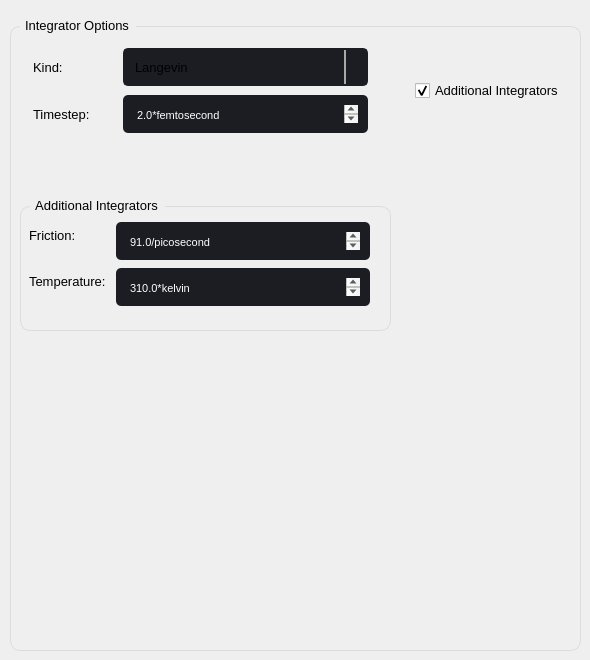
                          <widget class="QWidget" name="tab_2">
                           <attribute name="title">
                            <string>Integrator</string>
                           </attribute>
                           <widget class="QGroupBox" name="groupBox_5">
                            <property name="geometry">
                             <rect>
                              <x>10</x>
                              <y>10</y>
                              <width>571</width>
                              <height>641</height>
                             </rect>
                            </property>
                            <property name="font">
                             <font>
                              <family>Segoe UI</family>
                              <pointsize>10</pointsize>
                             </font>
                            </property>
                            <property name="styleSheet">
                             <string notr="true">QGroupBox {
  
  border: 1px solid rgb(220, 220, 220);
  border-radius: 10px;
  padding: 4px;
  margin-top: 16px;
}

QGroupBox::title {
  subcontrol-origin: margin;
  subcontrol-position: top left;
  left: 10px;
  padding-left: 3px;
  padding-right: 5px;
  padding-top: 8px;
  padding-bottom: 16px;
}

QGroupBox::indicator {
  margin-left: 2px;
  height: 16px;
  width: 16px;
}</string>
                            </property>
                            <property name="title">
                             <string>Integrator Options</string>
                            </property>
                            <widget class="QGroupBox" name="Additional_Integrator_groupBox">
                             <property name="geometry">
                              <rect>
                               <x>10</x>
                               <y>180</y>
                               <width>371</width>
                               <height>141</height>
                              </rect>
                             </property>
                             <property name="font">
                              <font>
                               <family>Segoe UI</family>
                               <pointsize>10</pointsize>
                              </font>
                             </property>
                             <property name="styleSheet">
                              <string notr="true">QGroupBox {
  
  border: 1px solid rgb(220, 220, 220);
  border-radius: 10px;
  padding: 4px;
  margin-top: 16px;
}

QGroupBox::title {
  subcontrol-origin: margin;
  subcontrol-position: top left;
  left: 10px;
  padding-left: 3px;
  padding-right: 5px;
  padding-top: 8px;
  padding-bottom: 16px;
}

QGroupBox::indicator {
  margin-left: 2px;
  height: 16px;
  width: 16px;
}

QWidget:disabled {
  background-color: #19232D;
  color: #787878;
  selection-background-color: #14506E;
  selection-color: #787878;
}

</string>
                             </property>
                             <property name="title">
                              <string>Additional Integrators</string>
                             </property>
                             <widget class="QWidget" name="formLayoutWidget_3">
                              <property name="geometry">
                               <rect>
                                <x>9</x>
                                <y>30</y>
                                <width>341</width>
                                <height>88</height>
                               </rect>
                              </property>
                              <layout class="QFormLayout" name="formLayout_3">
                               <item row="0" column="0">
                                <widget class="QLabel" name="label_13">
                                 <property name="font">
                                  <font>
                                   <pointsize>10</pointsize>
                                  </font>
                                 </property>
                                 <property name="text">
                                  <string>Friction: </string>
                                 </property>
                                </widget>
                               </item>
                               <item row="1" column="0">
                                <widget class="QLabel" name="label_14">
                                 <property name="font">
                                  <font>
                                   <pointsize>10</pointsize>
                                  </font>
                                 </property>
                                 <property name="text">
                                  <string>Temperature: </string>
                                 </property>
                                </widget>
                               </item>
                               <item row="0" column="1">
                                <widget class="QTextEdit" name="friction_textEdit">
                                 <property name="minimumSize">
                                  <size>
                                   <width>0</width>
                                   <height>38</height>
                                  </size>
                                 </property>
                                 <property name="maximumSize">
                                  <size>
                                   <width>16777215</width>
                                   <height>38</height>
                                  </size>
                                 </property>
                                 <property name="font">
                                  <font>
                                   <family>Segoe UI</family>
                                  </font>
                                 </property>
                                 <property name="styleSheet">
                                  <string notr="true">QTextEdit {
	background-color: rgb(27, 29, 35);
	border-radius: 5px;
	padding: 10px;
	
	color: rgb(255, 255, 255);
}
QTextEdit:hover {
	border: 2px solid rgb(64, 71, 88);
}
QTextEdit:focus {
	border: 2px solid rgb(91, 101, 124);
}</string>
                                 </property>
                                 <property name="html">
                                  <string>&lt;!DOCTYPE HTML PUBLIC &quot;-//W3C//DTD HTML 4.0//EN&quot; &quot;http://www.w3.org/TR/REC-html40/strict.dtd&quot;&gt;
&lt;html&gt;&lt;head&gt;&lt;meta name=&quot;qrichtext&quot; content=&quot;1&quot; /&gt;&lt;style type=&quot;text/css&quot;&gt;
p, li { white-space: pre-wrap; }
&lt;/style&gt;&lt;/head&gt;&lt;body style=&quot; font-family:'Segoe UI'; font-size:8.25pt; font-weight:400; font-style:normal;&quot;&gt;
&lt;p style=&quot; margin-top:0px; margin-bottom:0px; margin-left:0px; margin-right:0px; -qt-block-indent:0; text-indent:0px;&quot;&gt;&lt;span style=&quot; font-family:'MS Shell Dlg 2';&quot;&gt;91.0/picosecond&lt;/span&gt;&lt;/p&gt;&lt;/body&gt;&lt;/html&gt;</string>
                                 </property>
                                </widget>
                               </item>
                               <item row="1" column="1">
                                <widget class="QTextEdit" name="temperature_textEdit">
                                 <property name="minimumSize">
                                  <size>
                                   <width>0</width>
                                   <height>38</height>
                                  </size>
                                 </property>
                                 <property name="maximumSize">
                                  <size>
                                   <width>16777215</width>
                                   <height>38</height>
                                  </size>
                                 </property>
                                 <property name="font">
                                  <font>
                                   <family>Segoe UI</family>
                                  </font>
                                 </property>
                                 <property name="styleSheet">
                                  <string notr="true">QTextEdit {
	background-color: rgb(27, 29, 35);
	border-radius: 5px;
	padding: 10px;
	
	color: rgb(255, 255, 255);
}
QTextEdit:hover {
	border: 2px solid rgb(64, 71, 88);
}
QTextEdit:focus {
	border: 2px solid rgb(91, 101, 124);
}</string>
                                 </property>
                                 <property name="html">
                                  <string>&lt;!DOCTYPE HTML PUBLIC &quot;-//W3C//DTD HTML 4.0//EN&quot; &quot;http://www.w3.org/TR/REC-html40/strict.dtd&quot;&gt;
&lt;html&gt;&lt;head&gt;&lt;meta name=&quot;qrichtext&quot; content=&quot;1&quot; /&gt;&lt;style type=&quot;text/css&quot;&gt;
p, li { white-space: pre-wrap; }
&lt;/style&gt;&lt;/head&gt;&lt;body style=&quot; font-family:'Segoe UI'; font-size:8.25pt; font-weight:400; font-style:normal;&quot;&gt;
&lt;p style=&quot; margin-top:0px; margin-bottom:0px; margin-left:0px; margin-right:0px; -qt-block-indent:0; text-indent:0px;&quot;&gt;&lt;span style=&quot; font-family:'MS Shell Dlg 2';&quot;&gt;310.0*kelvin&lt;/span&gt;&lt;/p&gt;&lt;/body&gt;&lt;/html&gt;</string>
                                 </property>
                                </widget>
                               </item>
                              </layout>
                             </widget>
                            </widget>
                            <widget class="QWidget" name="gridLayoutWidget_3">
                             <property name="geometry">
                              <rect>
                               <x>20</x>
                               <y>30</y>
                               <width>341</width>
                               <height>101</height>
                              </rect>
                             </property>
                             <layout class="QGridLayout" name="gridLayout">
                              <property name="leftMargin">
                               <number>3</number>
                              </property>
                              <property name="topMargin">
                               <number>4</number>
                              </property>
                              <property name="rightMargin">
                               <number>3</number>
                              </property>
                              <property name="bottomMargin">
                               <number>4</number>
                              </property>
                              <property name="horizontalSpacing">
                               <number>6</number>
                              </property>
                              <property name="verticalSpacing">
                               <number>0</number>
                              </property>
                              <item row="3" column="1">
                               <widget class="QTextEdit" name="integrator_time_step">
                                <property name="sizePolicy">
                                 <sizepolicy hsizetype="Expanding" vsizetype="Expanding">
                                  <horstretch>0</horstretch>
                                  <verstretch>0</verstretch>
                                 </sizepolicy>
                                </property>
                                <property name="minimumSize">
                                 <size>
                                  <width>0</width>
                                  <height>38</height>
                                 </size>
                                </property>
                                <property name="maximumSize">
                                 <size>
                                  <width>16777215</width>
                                  <height>38</height>
                                 </size>
                                </property>
                                <property name="font">
                                 <font>
                                  <family>Segoe UI</family>
                                  <pointsize>10</pointsize>
                                 </font>
                                </property>
                                <property name="styleSheet">
                                 <string notr="true">QTextEdit {
	background-color: rgb(27, 29, 35);
	border-radius: 5px;
	padding: 10px;
	
	color: rgb(255, 255, 255);
}
QTextEdit:hover {
	border: 2px solid rgb(64, 71, 88);
}
QTextEdit:focus {
	border: 2px solid rgb(91, 101, 124);
}</string>
                                </property>
                                <property name="html">
                                 <string>&lt;!DOCTYPE HTML PUBLIC &quot;-//W3C//DTD HTML 4.0//EN&quot; &quot;http://www.w3.org/TR/REC-html40/strict.dtd&quot;&gt;
&lt;html&gt;&lt;head&gt;&lt;meta name=&quot;qrichtext&quot; content=&quot;1&quot; /&gt;&lt;style type=&quot;text/css&quot;&gt;
p, li { white-space: pre-wrap; }
&lt;/style&gt;&lt;/head&gt;&lt;body style=&quot; font-family:'Segoe UI'; font-size:10pt; font-weight:400; font-style:normal;&quot;&gt;
&lt;p style=&quot; margin-top:0px; margin-bottom:0px; margin-left:0px; margin-right:0px; -qt-block-indent:0; text-indent:0px;&quot;&gt;&lt;span style=&quot; font-family:'MS Shell Dlg 2'; font-size:8.25pt;&quot;&gt;2.0*femtosecond&lt;/span&gt;&lt;/p&gt;&lt;/body&gt;&lt;/html&gt;</string>
                                </property>
                               </widget>
                              </item>
                              <item row="1" column="0">
                               <widget class="QLabel" name="label_9">
                                <property name="sizePolicy">
                                 <sizepolicy hsizetype="Expanding" vsizetype="Expanding">
                                  <horstretch>0</horstretch>
                                  <verstretch>0</verstretch>
                                 </sizepolicy>
                                </property>
                                <property name="font">
                                 <font>
                                  <family>Segoe UI</family>
                                  <pointsize>10</pointsize>
                                 </font>
                                </property>
                                <property name="text">
                                 <string>Kind: </string>
                                </property>
                               </widget>
                              </item>
                              <item row="3" column="0">
                               <widget class="QLabel" name="label_12">
                                <property name="sizePolicy">
                                 <sizepolicy hsizetype="Expanding" vsizetype="Expanding">
                                  <horstretch>0</horstretch>
                                  <verstretch>0</verstretch>
                                 </sizepolicy>
                                </property>
                                <property name="minimumSize">
                                 <size>
                                  <width>84</width>
                                  <height>0</height>
                                 </size>
                                </property>
                                <property name="maximumSize">
                                 <size>
                                  <width>84</width>
                                  <height>16777215</height>
                                 </size>
                                </property>
                                <property name="font">
                                 <font>
                                  <family>Segoe UI</family>
                                  <pointsize>10</pointsize>
                                 </font>
                                </property>
                                <property name="text">
                                 <string>Timestep: </string>
                                </property>
                               </widget>
                              </item>
                              <item row="1" column="1" rowspan="2">
                               <widget class="QComboBox" name="integrator_kind_comboBox">
                                <property name="sizePolicy">
                                 <sizepolicy hsizetype="Expanding" vsizetype="Expanding">
                                  <horstretch>0</horstretch>
                                  <verstretch>0</verstretch>
                                 </sizepolicy>
                                </property>
                                <property name="minimumSize">
                                 <size>
                                  <width>110</width>
                                  <height>38</height>
                                 </size>
                                </property>
                                <property name="maximumSize">
                                 <size>
                                  <width>16777215</width>
                                  <height>38</height>
                                 </size>
                                </property>
                                <property name="font">
                                 <font>
                                  <family>Segoe UI</family>
                                  <pointsize>10</pointsize>
                                 </font>
                                </property>
                                <property name="styleSheet">
                                 <string notr="true">QComboBox {
	background-color: rgb(27, 29, 35);
	border-radius: 5px;
	border: 2px solid rgb(27, 29, 35);
    padding: 1px 18px 1px 3px;
	padding-left: 10px;
    min-width: 6em;
}
QComboBox:hover{
	border: 2px solid rgb(64, 71, 88);
}

QComboBox QAbstractItemView{
	
	selection-background-color: rgb(200, 5, 100);
	

}

QComboBox:editable {

	background: rgb(0, 180, 95);
}

QComboBox:on { /* shift the text when the popup opens */
    padding-top: 3px;
    padding-left: 4px;
	text-align: center;
}



QComboBox:on { /* shift the text when the popup opens */
    padding-top: 2px;
    padding-left: 3px;
}

QComboBox::drop-down {
    subcontrol-origin: padding;
    subcontrol-position: top right;
    width: 20px;

    border-left-width: 2px;
    border-left-color: darkgray;
    border-left-style: solid; /* just a single line */
    border-top-right-radius: 3px; /* same radius as the QComboBox */
    border-bottom-right-radius: 3px;
}

QComboBox::down-arrow {
image: url(:/16x16/icons/16x16/cil-arrow-bottom.png);
}

QComboBox::down-arrow:on { /* shift the arrow when popup is open */
    top: 1px;
    left: 1px;
}

</string>
                                </property>
                                <item>
                                 <property name="text">
                                  <string>Langevin</string>
                                 </property>
                                </item>
                                <item>
                                 <property name="text">
                                  <string>Brownian</string>
                                 </property>
                                </item>
                                <item>
                                 <property name="text">
                                  <string>Verlet</string>
                                 </property>
                                </item>
                               </widget>
                              </item>
                             </layout>
                            </widget>
                            <widget class="QCheckBox" name="Additional_Integrators_checkBox">
                             <property name="geometry">
                              <rect>
                               <x>390</x>
                               <y>30</y>
                               <width>161</width>
                               <height>101</height>
                              </rect>
                             </property>
                             <property name="font">
                              <font>
                               <family>Segoe UI</family>
                               <pointsize>10</pointsize>
                              </font>
                             </property>
                             <property name="styleSheet">
                              <string notr="true">QCheckBox {
    spacing: 5px;
	margin-left: 15px;
}

QCheckBox::indicator {
    width: 15px;
    height: 15px;
}

QCheckBox::indicator:unchecked {
border-image: url(:/16x16/icons/16x16/cil-circle.png);

}


QCheckBox::indicator:checked {
	border-image: url(:/20x20/icons/20x20/cil-check.png);
}


</string>
                             </property>
                             <property name="text">
                              <string>Additional Integrators</string>
                             </property>
                             <property name="checked">
                              <bool>true</bool>
                             </property>
                            </widget>
                           </widget>
                          </widget>
